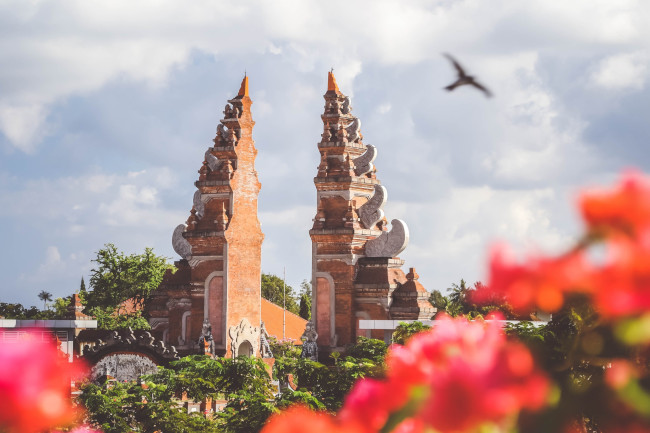
#> input picture Images/Image.jpeg, 650 x 433 px, found by its file name
$ jupyter execute Color_Dominant.ipynb   (shell and % lines are left out)
#> lines starting #> are read from the running program, lines starting #| are printed output that depends on the picture; after the words box and inside, x2 and y2 are one past the last pixel; in counts of white or black regions, pixels touching at a corner belong together
<a href="https://colab.research.google.com/github/AQadir44/Dominant_Color/blob/main/Color_Dominant.ipynb" target="_parent"></a>

[cell 1]
import PIL
from matplotlib import pyplot as plt
from matplotlib.pyplot import figure
import numpy as np
import pandas as pd
from sklearn.cluster import KMeans
from sklearn.cluster import MiniBatchKMeans
import cv2
from colormap import rgb2hex

[cell 2]
def read_image(img):
  #Read the Image
  try:
      print("Read The Image")
      #Read the image
      image = cv2.imread(img)
#> image is the input picture: shape (433, 650, 3); mean B, G, R 153.5, 156.3, 183.4

      # image = np.asarray(image)

      print("Converting the Image")
      # Convert the Image into the RGB (Pil read the image in BGR)
      img = cv2.cvtColor(image, cv2.COLOR_BGR2RGB)

      return img

  except Exception as e:
    return str(e)

[cell 3]
def reshaping_image(img):
  try:
    img = img.reshape((img.shape[0] * img.shape[1], 3))
    return img
  except Exception as e:
    return str(e)

[cell 4]
def Kmeans_CLuster(img , cluster):
      image_read = read_image(img)

      # plt.figure(figsize=(12,8))

      # plt.imshow(image_read)

      # plt.show()

      reshape_img = reshaping_image(image_read)


      print("Fitting in The KMean Algorithm to identify the Colors CLuster")
      kmeans = MiniBatchKMeans(n_clusters = cluster)
      kmeans.fit(reshape_img)

      #the cluster centers are our dominant colors.
      colors = kmeans.cluster_centers_
      #save labels
      labels = kmeans.labels_

      #returning after converting to integer from float
      return colors  , labels

[cell 5]
def plot_graph(cluster , labels , colors):
#> called with cluster = 20, labels = array of shape (281450,), colors = array of shape (20, 3)
        print("Creating the Graph : ")

        percent=[]
        labels=list(labels)
        for i in range(cluster):
          j=labels.count(i)
          j=(j/(len(labels)) )*100
          percent.append(j)

        df_color_up = []
        #creating color rectangles
        for i in range(cluster):

            #getting rgb values
            r = colors[i][0]
            g = colors[i][1]
            b = colors[i][2]

            #convert RGB to HEX code
            df_color_up.append(rgb2hex(int(r),int(g),int(b)))
#> (the call stopped at in plot_graph, `df_color_up.append(rgb2hex(int(r),int(g),int(b)))`: colormap is not available in this run)


        data = pd.DataFrame(zip(df_color_up , percent ) , columns = ['color','percent'] )
        # print(data)
        plt.figure(figsize=(12,8))
        plt.pie(data['percent'],
        colors = data['color'],
        labels=data['color'],
        labeldistance= 1.05,
        autopct='%1.1f%%')
        plt.title('Different Color Chart')
        circle = plt.Circle( (0,0), 0.7, color='white')
        p=plt.gcf()
        p.gca().add_artist(circle)
        plt.show()

[cell 6]
def masking_img(img):
    # Read image
    img = cv2.imread(img)
    hh, ww = img.shape[:2]
#> hh = 433; ww = 650

    # threshold on white
    # Define lower and uppper limits
    lower = np.array([200, 200, 200])
    upper = np.array([255, 255, 255])

    # Create mask to only select black
    thresh = cv2.inRange(img, lower, upper)
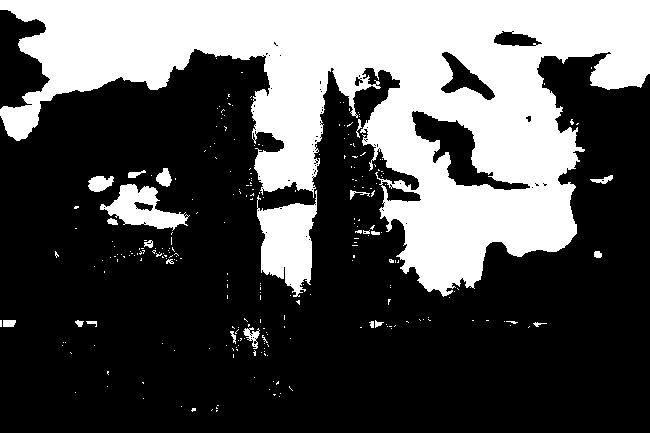
#> thresh: shape (433, 650); 32.9% white; 267 white regions (244 under 20 px), largest, box (x1, y1, x2, y2) and area: (0, 0, 650, 297) 84577, (257, 190, 317, 297) 3891, (100, 184, 190, 231) 1931

    # apply morphology
    # kernel = cv2.getStructuringElement(cv2.MORPH_ELLIPSE, (20,20))
    morph = cv2.morphologyEx(thresh, cv2.MORPH_CLOSE, (20,20))
#> morph: shape (433, 650); 33.2% white; 239 white regions (216 under 20 px), largest, box (x1, y1, x2, y2) and area: (0, 0, 650, 298) 85427, (257, 191, 317, 298) 3912, (100, 185, 190, 236) 1944

    # invert morp image
    mask = 255 - morph

    # apply mask to image
    result = cv2.bitwise_and(img, img, mask=mask)
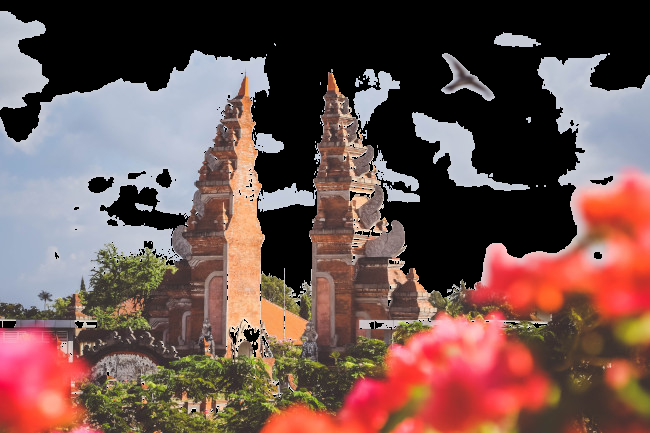
#> result: shape (433, 650, 3); mean B, G, R 79, 83.4, 111


    # Convert image to image gray
    tmp = cv2.cvtColor(result, cv2.COLOR_BGR2GRAY)

    # Applying thresholding technique
    _, alpha = cv2.threshold(tmp, 25, 255, cv2.THRESH_BINARY )
    # _, alpha  = cv2.adaptiveThreshold(result,255,cv2.ADAPTIVE_THRESH_GAUSSIAN_C, cv2.THRESH_BINARY,11,2)

    # Using cv2.split() to split channels
    # of coloured image
    b, g, r = cv2.split(result)
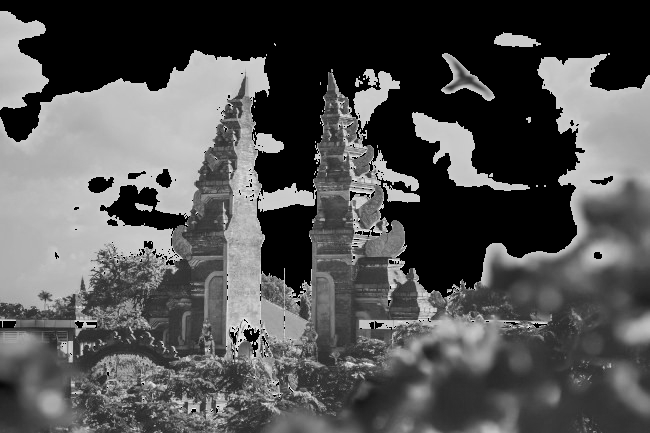
#> g: shape (433, 650); min 0, max 255, mean 83.4
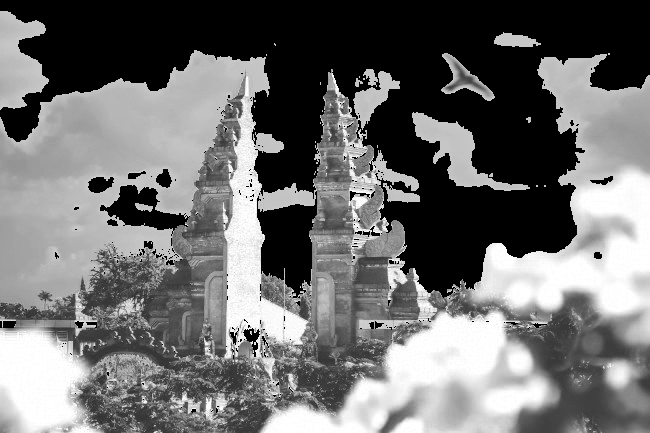
#> r: shape (433, 650); min 0, max 255, mean 111

    # Making list of Red, Green, Blue
    # Channels and alpha
    rgba = [b, g, r, alpha]

    # Using cv2.merge() to merge rgba
    # into a coloured/multi-channeled image
    dst = cv2.merge(rgba, 4)

    # Writing and saving to a new image
    cv2.imwrite("gfg_white.png", dst)

[cell 7]
def Start_Task(img , cluster):
  print("Original Image")

  colors , labels  = Kmeans_CLuster(img , cluster)

  print("Dominat Color In The Image")
  plot_graph(cluster,labels,colors)

  print("Masking the Image For Better Color Dominancy")
  masking_img(img)

  colors , labels  = Kmeans_CLuster("gfg_white.png" , cluster)

  print("Dominat Color In The Masking Image")
  plot_graph(cluster,labels,colors)
#> (the call stopped at in plot_graph, `df_color_up.append(rgb2hex(int(r),int(g),int(b)))`: colormap is not available in this run)

[cell 8]
Start_Task('/content/Dominant_Color/Images/Image.jpeg' , 20)

#Test Image 1

[cell 9]
Start_Task('/content/Dominant_Color/Images/testimage.jpg' , 10)
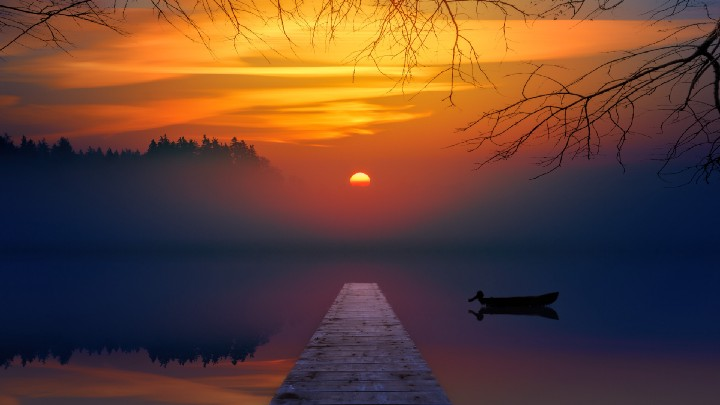
#> input picture Images/testimage.jpg, 720 x 405 px, found by its file name
#> in read_image, image is the input picture: shape (405, 720, 3); mean B, G, R 52.4, 65.9, 99.4
#> (the call stopped at in plot_graph, `df_color_up.append(rgb2hex(int(r),int(g),int(b)))`: colormap is not available in this run)
#> in masking_img (call 2), `thresh = cv2.inRange(img, lower, upper)`: thresh: shape (405, 720); every value is 0
#> in masking_img (call 2), `mask = 255 - morph`: mask: shape (405, 720); every value is 255
#> in masking_img (call 2), `tmp = cv2.cvtColor(result, cv2.COLOR_BGR2GRAY)`:
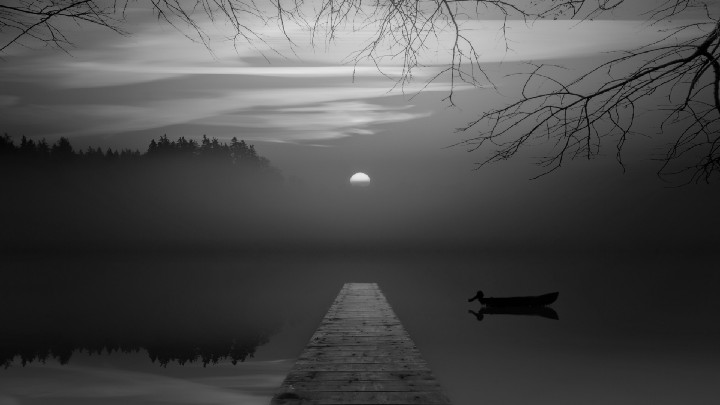
#> tmp: shape (405, 720); min 0, max 235, mean 74.4
#> in masking_img (call 2), `_, alpha = cv2.threshold(tmp, 25, 255, cv2.THRESH_BINARY )`:
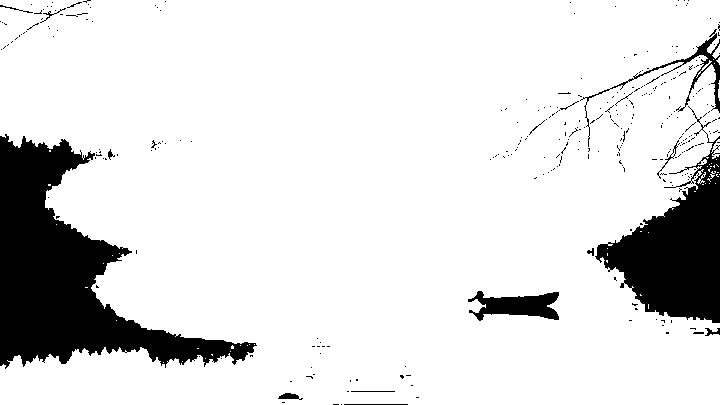
#> alpha: shape (405, 720); 87% white; 316 black regions (298 under 20 px), largest, box (x1, y1, x2, y2) and area: (0, 134, 257, 369) 22389, (595, 106, 720, 323) 11495, (468, 291, 559, 321) 1581
#> in masking_img (call 2), `b, g, r = cv2.split(result)`:
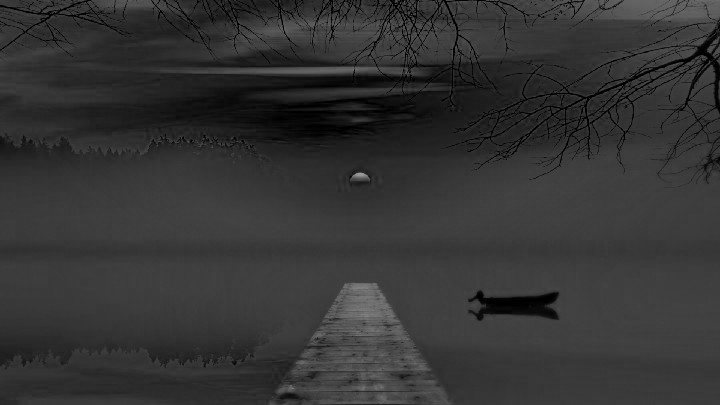
#> b: shape (405, 720); min 0, max 161, mean 52.4
#> in masking_img (call 2), `b, g, r = cv2.split(result)`:
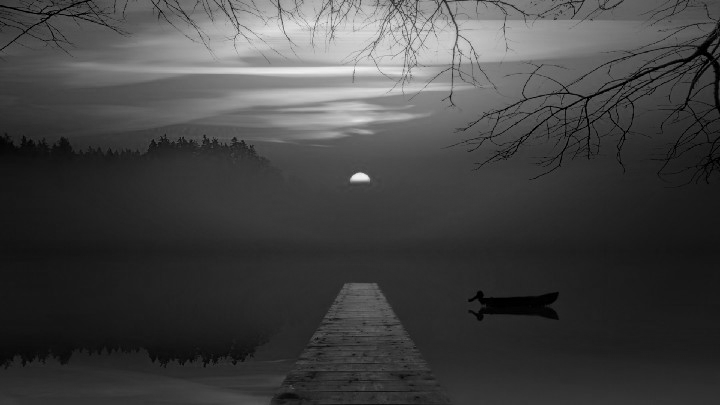
#> g: shape (405, 720); min 0, max 243, mean 65.9
#> in masking_img (call 2), `b, g, r = cv2.split(result)`:
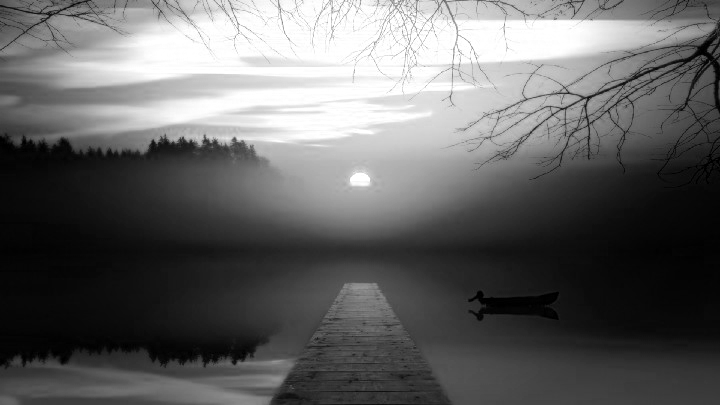
#> r: shape (405, 720); min 0, max 255, mean 99.4
